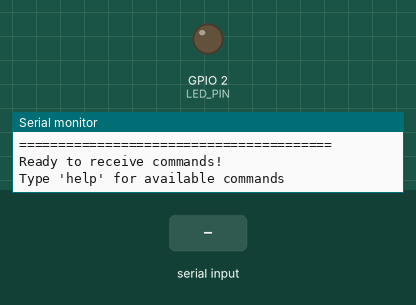
Recording of a sketch running on a simulated ESP32. Shown: output pins drawn as LEDs (lit = HIGH), the last lines printed to the serial monitor. The test bench sets the inputs (shaded band).

Above: at 1.3 s.
1.4 s: "led on\n" received over Serial
At 1.9 s:
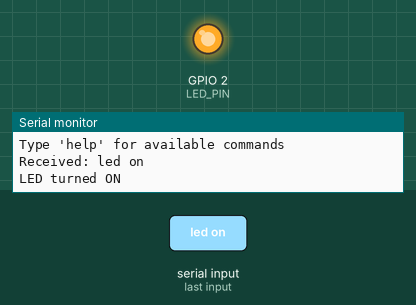
2.9 s: "ping\n" received over Serial
4.4 s: "status\n" received over Serial
Timing chart, 0 to 7.4 s (numbered marks = the images above; inputs shaded):
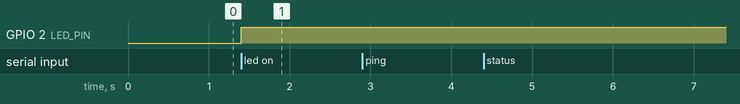

Measured:
- after the input at 1.4 s, GPIO 2 (LED_PIN): LOW → HIGH at once

The sketch:

ESP32_Test_Program.ino
```cpp
/*
 * ESP32 WebSerial Test Program - Non-Blocking Version
 *
 * This is a simple test program for the ESP32 WebSerial Monitor.
 * Upload this to your ESP32 to test the web interface.
 *
 * Features:
 * - Echo commands back to serial
 * - Respond to specific commands (ping, status, help, reset)
 * - Send periodic messages
 * - Non-blocking LED blink animation
 */

const int LED_PIN = 2; // Built-in LED on most ESP32 boards
unsigned long lastMessageTime = 0;
const unsigned long MESSAGE_INTERVAL = 5000; // 5 seconds

// Non-blocking LED blink variables
bool isBlinking = false;
int blinkCount = 0;
int blinkTarget = 0;
unsigned long lastBlinkTime = 0;
const unsigned long BLINK_INTERVAL = 200;
bool ledState = false;

// Reset timer
bool resetPending = false;
unsigned long resetTime = 0;

void setup() {
  // Initialize serial communication
  Serial.begin(115200);

  // Wait for serial to initialize
  delay(100);

  // Initialize LED pin
  pinMode(LED_PIN, OUTPUT);
  digitalWrite(LED_PIN, LOW);

  // Send startup message
  Serial.println("========================================");
  Serial.println("ESP32 WebSerial Test Program");
  Serial.println("Non-Blocking Version");
  Serial.println("========================================");
  Serial.println("Ready to receive commands!");
  Serial.println("Type 'help' for available commands");
  Serial.println();
}

void loop() {
  // Check for incoming serial data
  if (Serial.available() > 0) {
    String command = Serial.readStringUntil('\n');
    command.trim(); // Remove whitespace

    handleCommand(command);
  }

  // Send periodic status message
  if (millis() - lastMessageTime >= MESSAGE_INTERVAL) {
    Serial.print("[INFO] Uptime: ");
    Serial.print(millis() / 1000);
    Serial.println(" seconds");
    lastMessageTime = millis();
  }
}

void handleCommand(String command) {
  Serial.print("Received: ");
  Serial.println(command);

  // Convert to lowercase for comparison
  String cmd = command;
  cmd.toLowerCase();

  if (cmd == "ping") {
    Serial.println("pong");

  } else if (cmd == "status") {
    Serial.println("========== ESP32 Status ==========");
    Serial.print("Uptime: ");
    Serial.print(millis() / 1000);
    Serial.println(" seconds");
    Serial.print("Free Heap: ");
    Serial.print(ESP.getFreeHeap());
    Serial.println(" bytes");
    Serial.print("Chip Model: ");
    Serial.println(ESP.getChipModel());
    Serial.print("CPU Frequency: ");
    Serial.print(ESP.getCpuFreqMHz());
    Serial.println(" MHz");
    Serial.println("==================================");

  } else if (cmd == "help") {
    Serial.println("========== Available Commands ==========");
    Serial.println("ping       - Responds with 'pong'");
    Serial.println("status     - Shows ESP32 system status");
    Serial.println("help       - Shows this help message");
    Serial.println("reset      - Resets the ESP32");
    Serial.println("led on     - Turns on the built-in LED");
    Serial.println("led off    - Turns off the built-in LED");
    Serial.println("led blink  - Blinks the LED");
    Serial.println("echo [msg] - Echoes back the message");
    Serial.println("========================================");

  } else if (cmd == "reset") {
    Serial.println("Resetting ESP32...");
    delay(1000);
    ESP.restart();

  } else if (cmd == "led on" || cmd == "ledon") {
    digitalWrite(LED_PIN, HIGH);
    Serial.println("LED turned ON");

  } else if (cmd == "led off" || cmd == "ledoff") {
    digitalWrite(LED_PIN, LOW);
    Serial.println("LED turned OFF");

  } else if (cmd == "led blink" || cmd == "ledblink") {
    Serial.println("Blinking LED 5 times...");
    for (int i = 0; i < 5; i++) {
      digitalWrite(LED_PIN, HIGH);
      delay(200);
      digitalWrite(LED_PIN, LOW);
      delay(200);
    }
    Serial.println("Blink complete");

  } else if (command.startsWith("echo ")) {
    String message = command.substring(5);
    Serial.print("Echo: ");
    Serial.println(message);

  } else if (command.length() > 0) {
    Serial.print("Unknown command: ");
    Serial.println(command);
    Serial.println("Type 'help' for available commands");

  }
}
```
